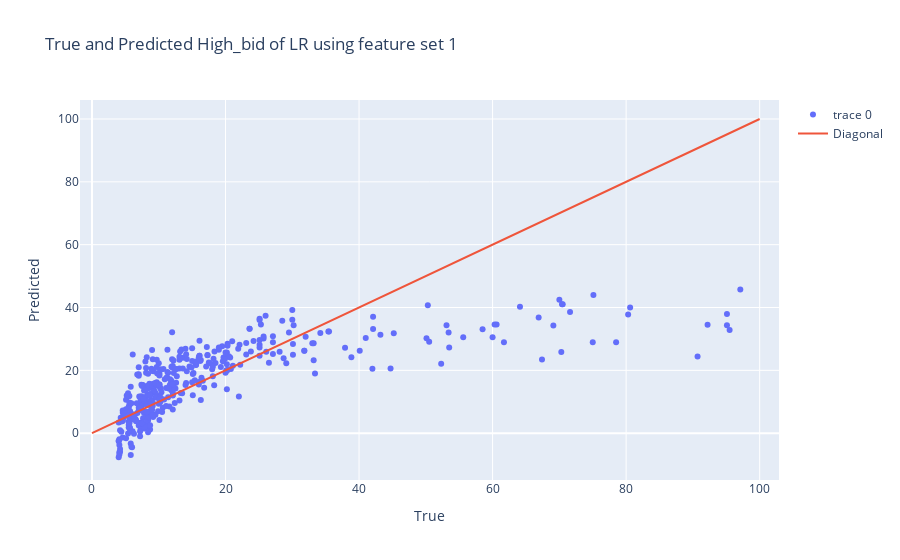
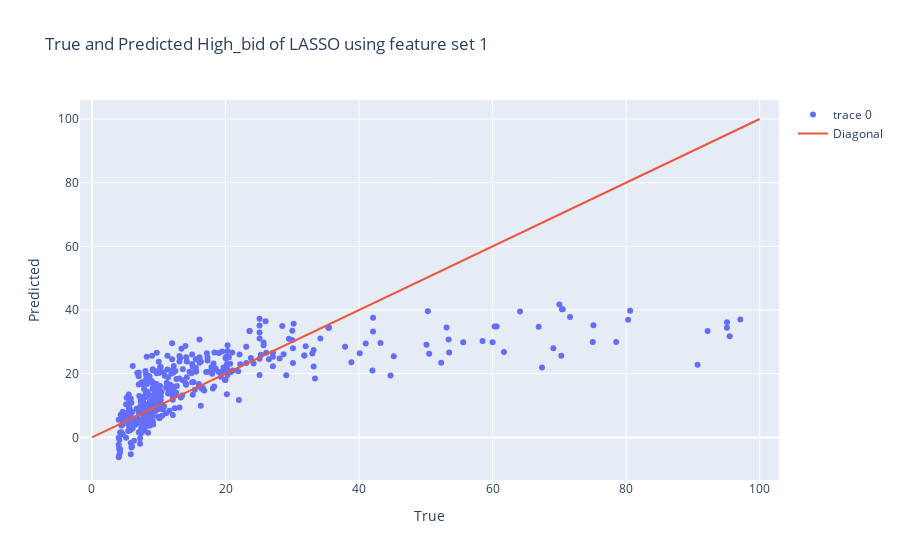
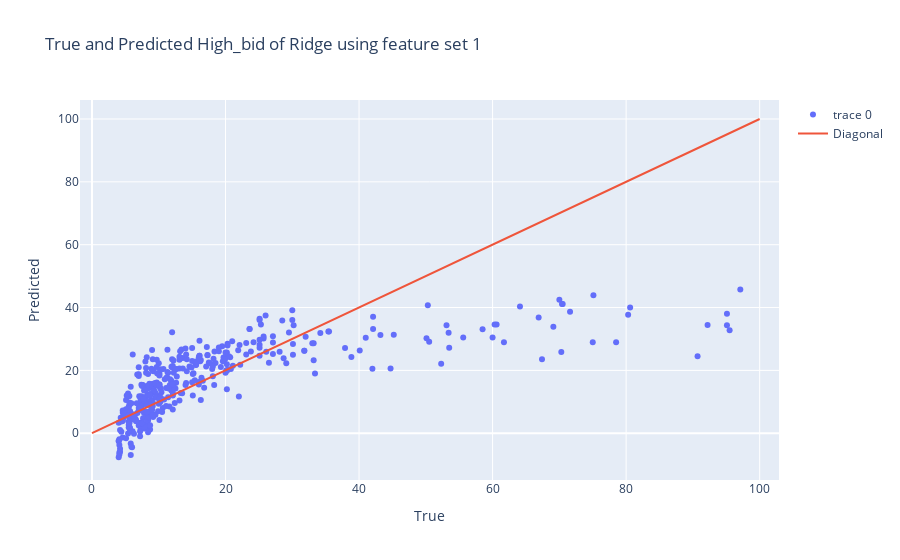

The code cell stored with these charts, in order, in its notebook:
### Markdown cell above
------

### Code cell
plot_result = 1
models = ['LR', 'LASSO', 'Ridge', 'GradientBoosting', 'RandomForest', 'XGBoost']
feature_sets = ['1', '2', '3', 'rf25', 'rf50', 'rf75', 'rf100', 'joined37']

score_df = pd.DataFrame(columns=['LR', 'LASSO', 'Ridge', 'GradientBoosting', 'RandomForest', 'XGBoost'])
for f in feature_sets:
    feature_set = eval('feature_set_' + f)
    x_train, y_train, x_test, y_test = PreProcess(data, feature_set)
    for m in models:
        y_pred, score, mse, mae, rmse = eval(m)(x_train, y_train, x_test, y_test)
        score_df.loc[f, m] = rmse
        if plot_result:
            plot_pred(y_test, y_pred, m, f)
score_df

### Figure 1 — Plotly figure (JSON) as saved in the notebook; plotly's stock layout.template omitted (floating-point values rounded to 4 significant figures; data arrays with more than 128 entries replaced by an {"elided": "..."} marker saying what was removed)
{"data": [{"mode": "markers", "type": "scatter", "x": {"elided": "408 float values"}, "y": {"elided": "408 float values"}}, {"mode": "lines", "name": "Diagonal", "type": "scatter", "x": [0, 100], "y": [0, 100]}], "layout": {"title": {"text": "True and Predicted High_bid of LR using feature set 1"}, "xaxis": {"title": {"text": "True"}}, "yaxis": {"title": {"text": "Predicted"}}}}

### Figure 2 — Plotly figure (JSON) as saved in the notebook; plotly's stock layout.template omitted (floating-point values rounded to 4 significant figures; data arrays with more than 128 entries replaced by an {"elided": "..."} marker saying what was removed)
{"data": [{"mode": "markers", "type": "scatter", "x": {"elided": "408 float values"}, "y": {"elided": "408 float values"}}, {"mode": "lines", "name": "Diagonal", "type": "scatter", "x": [0, 100], "y": [0, 100]}], "layout": {"title": {"text": "True and Predicted High_bid of LASSO using feature set 1"}, "xaxis": {"title": {"text": "True"}}, "yaxis": {"title": {"text": "Predicted"}}}}

### Figure 3 — Plotly figure (JSON) as saved in the notebook; plotly's stock layout.template omitted (floating-point values rounded to 4 significant figures; data arrays with more than 128 entries replaced by an {"elided": "..."} marker saying what was removed)
{"data": [{"mode": "markers", "type": "scatter", "x": {"elided": "408 float values"}, "y": {"elided": "408 float values"}}, {"mode": "lines", "name": "Diagonal", "type": "scatter", "x": [0, 100], "y": [0, 100]}], "layout": {"title": {"text": "True and Predicted High_bid of Ridge using feature set 1"}, "xaxis": {"title": {"text": "True"}}, "yaxis": {"title": {"text": "Predicted"}}}}
